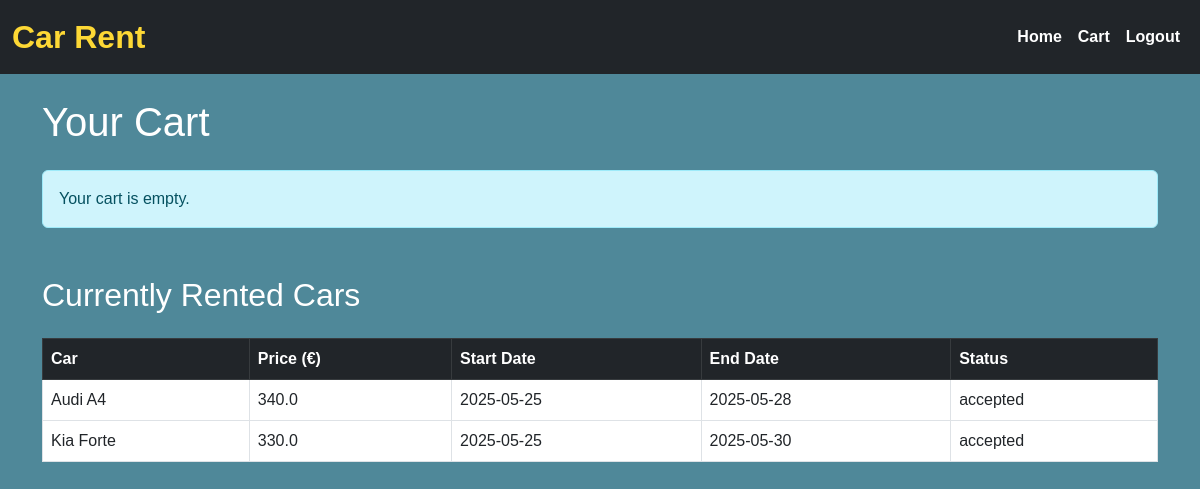
Screenshot of /cart (signed in) with the database file from the repository.
### app.py (models this page shows)
class Rental(db.Model):
    id = db.Column(db.Integer, primary_key=True)
    user_id = db.Column(db.Integer, db.ForeignKey('user.id'), nullable=False)
    car_id = db.Column(db.Integer, db.ForeignKey('car.id'), nullable=False)
    price = db.Column(db.Float, nullable=False)
    start_date = db.Column(db.Date, nullable=False)
    end_date = db.Column(db.Date, nullable=False)
    status = db.Column(db.String(20), nullable=False, default='pending')
    car = db.relationship('Car')
    user = db.relationship('User')

class Car(db.Model):
    id = db.Column(db.Integer, primary_key=True)
    name = db.Column(db.String(100), nullable=False)
    brand = db.Column(db.String(50), nullable=False)
    model = db.Column(db.String(50), nullable=False)
    year = db.Column(db.Integer, nullable=False)
    price = db.Column(db.Float, nullable=False)
    license_plate = db.Column(db.String(20), unique=True, nullable=False)
    image_url = db.Column(db.String(255))

### app.py (the view)
@app.route('/cart')
@login_required
def cart():
    cart_items = session.get('cart', [])
    total = sum(item['price'] for item in cart_items)
    rentals = Rental.query.filter_by(user_id=current_user.id).all()
    return render_template('cart.html', cart_items=cart_items, total=total, rentals=rentals)

### app.py (called while the page is built)
@login_manager.user_loader
def load_user(user_id):
    return User.query.get(int(user_id))

### templates/cart.html (shortened to what this page needs)
<!DOCTYPE html>
<html lang="en">
<head>
    <link href="https://cdn.jsdelivr.net/npm/bootstrap@5.3.0/dist/css/bootstrap.min.css" rel="stylesheet" />
    <link rel="stylesheet" href="{{ url_for('static', filename='style.css') }}" />
</head>
<body>
<nav class="navbar navbar-expand-lg navbar-dark bg-dark">
    <div class="container-fluid">
        <a href="{{ url_for('index') }}" class="navbar-brand">Car Rent</a>
        <div class="collapse navbar-collapse" id="navbarNav">
            <ul class="navbar-nav ms-auto">
                <li class="nav-item"><a href="{{ url_for('index') }}" class="nav-link">Home</a></li>
                <li class="nav-item"><a href="{{ url_for('cart') }}" class="nav-link active">Cart</a></li>
                <li class="nav-item"><a href="{{ url_for('logout') }}" class="nav-link">Logout</a></li>
            </ul>
        </div>
    </div>
</nav>
<div class="container mt-4">
    <h1 class="mb-4">Your Cart</h1>
    {% if cart_items %}
        <table class="table table-striped align-middle">
            <thead>
                <tr>
                    <th>Car</th>
                    <th>Number of Days (Date Range)</th>
                    <th>Daily Price</th>
                    <th>Total Price</th>
                    <th>Action</th>
                </tr>
            </thead>
            <tbody>
                {% set total = namespace(value=0) %}
                {% for item in cart_items %}
                {% set daily_price = item['price'] // item['rental_days'] %}
                {% set total.value = total.value + item['price'] %}
                <tr>
                    <td>{{ item['name'] }}</td>
                    <td>{{ item['rental_days'] }} ({{ item['start_date'] }} - {{ item['end_date'] }})</td>
                    <td>{{ daily_price }} €</td>
                    <td>{{ item['price'] }} €</td>
                    <td>
                        <a href="{{ url_for('remove_from_cart', index=loop.index0) }}" class="btn btn-danger btn-sm">Remove</a>
                    </td>
                </tr>
                {% endfor %}
            </tbody>
        </table>
        <h4>Total: {{ total.value }} €</h4>
        <div class="d-flex justify-content-between align-items-center mt-4">
            <a href="{{ url_for('complete_rental') }}" class="btn btn-success">Complete Rental</a>
        </div>
    {% else %}
        <div class="alert alert-info mt-4" role="alert">
            Your cart is empty.
        </div>
    {% endif %}
</div>
{% if rentals %}
<div class="container mt-5">
    <h2 class="mb-4">Currently Rented Cars</h2>
    <table class="table table-bordered table-hover align-middle">
        <thead class="table-dark">
            <tr>
                <th>Car</th>
                <th>Price (€)</th>
                <th>Start Date</th>
                <th>End Date</th>
                <th>Status</th>
            </tr>
        </thead>
        <tbody>
            {% for rental in rentals %}
            <tr>
                <td>{{ rental.car.name }}</td>
                <td>{{ rental.price }}</td>
                <td>{{ rental.start_date.strftime('%Y-%m-%d') }}</td>
                <td>{{ rental.end_date.strftime('%Y-%m-%d') }}</td>
                <td>
                    {% if rental.status == 'pending' %}
                        <span class="badge bg-warning text-dark">Pending</span>
                    {% elif rental.status == 'approved' %}
                        <span class="badge bg-success">Approved</span>
                    {% elif rental.status == 'cancelled' %}
                        <span class="badge bg-danger">Cancelled</span>
                    {% else %}
                        {{ rental.status }}
                    {% endif %}
                </td>
            </tr>
            {% endfor %}
        </tbody>
    </table>
</div>
{% endif %}
</body>
</html>

### static/style.css (style rules this page uses)
body { background-color: #4f8899; color: white; font-family: 'Arial', sans-serif; }
.navbar-brand { font-size: 2rem; font-weight: bold; color: #fdd835 !important; }
.navbar-nav .nav-link { color:white; font-weight: bold; }

### rows the page displays
Rental: car.name "Audi A4", price "340.0", start_date "2025-05-25", end_date "2025-05-28", status "accepted"
Rental: car.name "Kia Forte", price "330.0", start_date "2025-05-25", end_date "2025-05-30", status "accepted"
